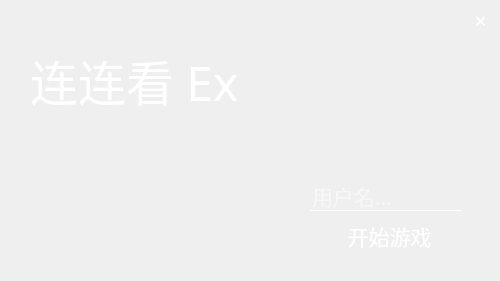
<?xml version="1.0" encoding="UTF-8"?>
<ui version="4.0">
 <class>SignIn</class>
 <widget class="QWidget" name="SignIn">
  <property name="geometry">
   <rect>
    <x>0</x>
    <y>0</y>
    <width>500</width>
    <height>281</height>
   </rect>
  </property>
  <property name="windowTitle">
   <string>SignIn</string>
  </property>
  <widget class="QPushButton" name="startButton">
   <property name="geometry">
    <rect>
     <x>314</x>
     <y>220</y>
     <width>151</width>
     <height>31</height>
    </rect>
   </property>
   <property name="font">
    <font>
     <family>微软雅黑 Light</family>
     <pointsize>16</pointsize>
    </font>
   </property>
   <property name="styleSheet">
    <string notr="true">QPushButton{
	background: transparent;
	color: white;
	border: 0px;
}
QPushButton:hover{
	background: rgba(255, 255, 255, 100)
}</string>
   </property>
   <property name="text">
    <string>开始游戏</string>
   </property>
  </widget>
  <widget class="QLineEdit" name="username">
   <property name="geometry">
    <rect>
     <x>310</x>
     <y>180</y>
     <width>151</width>
     <height>31</height>
    </rect>
   </property>
   <property name="font">
    <font>
     <family>微软雅黑 Light</family>
     <pointsize>16</pointsize>
    </font>
   </property>
   <property name="styleSheet">
    <string notr="true">background: transparent;
border: 0px;
border-bottom: 1px solid #fff;
color: white
</string>
   </property>
   <property name="text">
    <string/>
   </property>
   <property name="placeholderText">
    <string>用户名...</string>
   </property>
  </widget>
  <widget class="QPushButton" name="quitButton">
   <property name="geometry">
    <rect>
     <x>460</x>
     <y>0</y>
     <width>41</width>
     <height>41</height>
    </rect>
   </property>
   <property name="font">
    <font>
     <family>Segoe UI Light</family>
     <pointsize>16</pointsize>
    </font>
   </property>
   <property name="styleSheet">
    <string notr="true">QPushButton{
	background: transparent;
	border: 0px;
	color:white;
}
QPushButton:hover{
	background: rgb(255,84,57)
}</string>
   </property>
   <property name="text">
    <string>×</string>
   </property>
  </widget>
  <widget class="QLabel" name="label_2">
   <property name="geometry">
    <rect>
     <x>30</x>
     <y>40</y>
     <width>261</width>
     <height>81</height>
    </rect>
   </property>
   <property name="font">
    <font>
     <family>微软雅黑 Light</family>
     <pointsize>36</pointsize>
    </font>
   </property>
   <property name="styleSheet">
    <string notr="true">color: white;</string>
   </property>
   <property name="text">
    <string>连连看 Ex</string>
   </property>
  </widget>
 </widget>
 <layoutdefault spacing="6" margin="11"/>
 <resources>
  <include location="LianLianKan.qrc"/>
 </resources>
 <connections/>
</ui>
